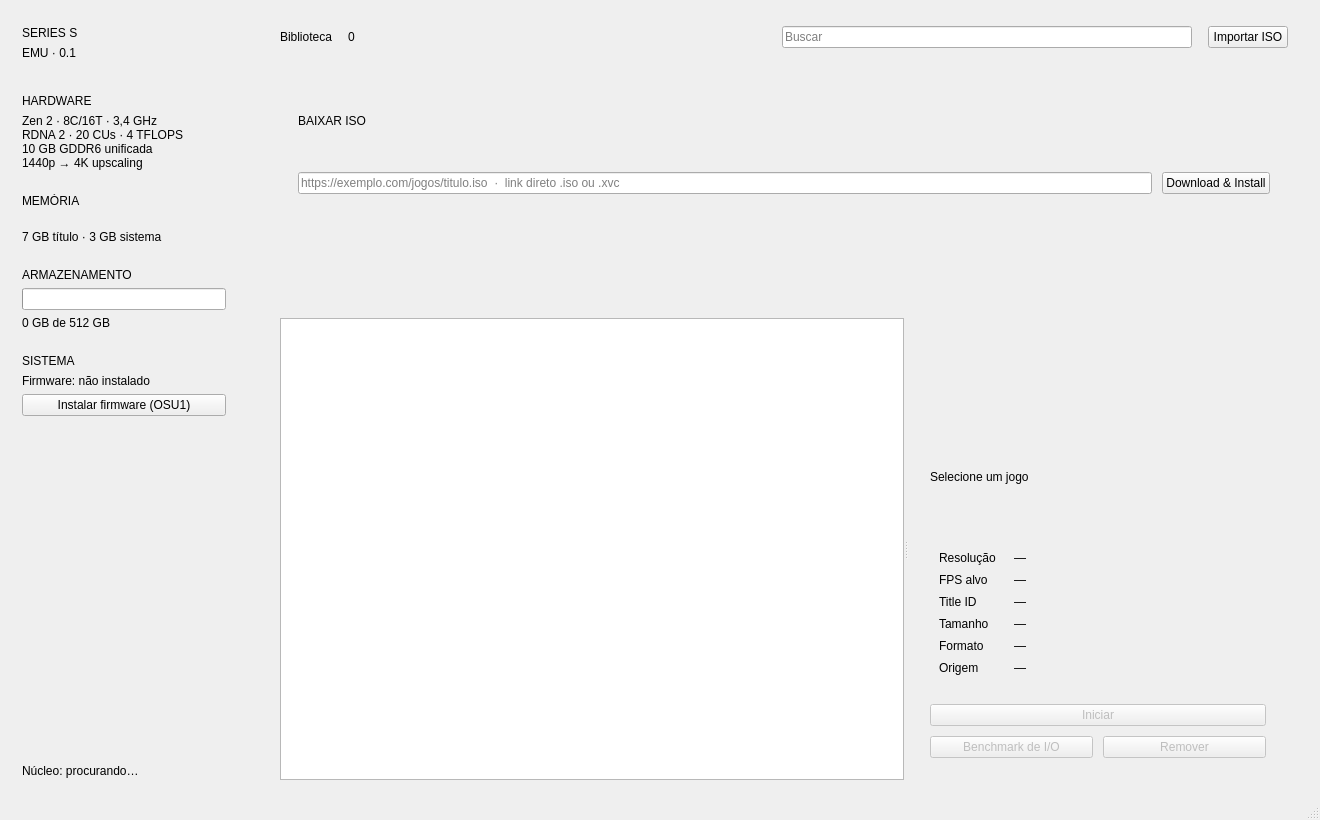
<?xml version="1.0" encoding="UTF-8"?>
<!-- SeriesS-Emu — layout da janela principal (editável no Qt Designer).
     Carregado por main_window.py via PyQt6.uic.loadUi; o estilo fica em código. -->
<ui version="4.0">
 <class>MainWindow</class>
 <widget class="QMainWindow" name="MainWindow">
  <property name="geometry"><rect><x>0</x><y>0</y><width>1320</width><height>820</height></rect></property>
  <property name="minimumSize"><size><width>1000</width><height>640</height></size></property>
  <property name="windowTitle"><string>SeriesS-Emu</string></property>
  <widget class="QWidget" name="centralwidget">
   <layout class="QHBoxLayout" name="rootLayout">
    <property name="spacing"><number>0</number></property>
    <property name="leftMargin"><number>0</number></property>
    <property name="topMargin"><number>0</number></property>
    <property name="rightMargin"><number>0</number></property>
    <property name="bottomMargin"><number>0</number></property>

    <!-- ===== Coluna do sistema ===== -->
    <item>
     <widget class="QFrame" name="rail">
      <property name="minimumSize"><size><width>248</width><height>0</height></size></property>
      <property name="maximumSize"><size><width>248</width><height>16777215</height></size></property>
      <layout class="QVBoxLayout" name="railLayout">
       <property name="spacing"><number>6</number></property>
       <property name="leftMargin"><number>22</number></property>
       <property name="topMargin"><number>26</number></property>
       <property name="rightMargin"><number>22</number></property>
       <property name="bottomMargin"><number>20</number></property>
       <item><widget class="QLabel" name="brand"><property name="text"><string>SERIES S</string></property></widget></item>
       <item><widget class="QLabel" name="brandSub"><property name="text"><string>EMU · 0.1</string></property></widget></item>
       <item>
        <spacer name="brandSpacer">
         <property name="orientation"><enum>Qt::Vertical</enum></property>
         <property name="sizeType"><enum>QSizePolicy::Fixed</enum></property>
         <property name="sizeHint" stdset="0"><size><width>10</width><height>28</height></size></property>
        </spacer>
       </item>
       <item><widget class="QLabel" name="sectionHw"><property name="text"><string>HARDWARE</string></property></widget></item>
       <item>
        <widget class="QLabel" name="hwInfo">
         <property name="wordWrap"><bool>true</bool></property>
         <property name="text"><string>Zen 2 · 8C/16T · 3,4 GHz
RDNA 2 · 20 CUs · 4 TFLOPS
10 GB GDDR6 unificada
1440p → 4K upscaling</string></property>
        </widget>
       </item>
       <item>
        <spacer name="hwSpacer">
         <property name="orientation"><enum>Qt::Vertical</enum></property>
         <property name="sizeType"><enum>QSizePolicy::Fixed</enum></property>
         <property name="sizeHint" stdset="0"><size><width>10</width><height>18</height></size></property>
        </spacer>
       </item>
       <item><widget class="QLabel" name="sectionMem"><property name="text"><string>MEMÓRIA</string></property></widget></item>
       <item><widget class="QWidget" name="memBar" native="true"><property name="minimumSize"><size><width>0</width><height>10</height></size></property></widget></item>
       <item><widget class="QLabel" name="memInfo"><property name="wordWrap"><bool>true</bool></property><property name="text"><string>7 GB título · 3 GB sistema</string></property></widget></item>
       <item>
        <spacer name="memSpacer">
         <property name="orientation"><enum>Qt::Vertical</enum></property>
         <property name="sizeType"><enum>QSizePolicy::Fixed</enum></property>
         <property name="sizeHint" stdset="0"><size><width>10</width><height>18</height></size></property>
        </spacer>
       </item>
       <item><widget class="QLabel" name="sectionSsd"><property name="text"><string>ARMAZENAMENTO</string></property></widget></item>
       <item><widget class="QProgressBar" name="ssdBar"><property name="textVisible"><bool>false</bool></property></widget></item>
       <item><widget class="QLabel" name="ssdInfo"><property name="wordWrap"><bool>true</bool></property><property name="text"><string>0 GB de 512 GB</string></property></widget></item>
       <item>
        <spacer name="ssdSpacer">
         <property name="orientation"><enum>Qt::Vertical</enum></property>
         <property name="sizeType"><enum>QSizePolicy::Fixed</enum></property>
         <property name="sizeHint" stdset="0"><size><width>10</width><height>18</height></size></property>
        </spacer>
       </item>
       <item><widget class="QLabel" name="sectionSys"><property name="text"><string>SISTEMA</string></property></widget></item>
       <item><widget class="QLabel" name="fwInfo"><property name="wordWrap"><bool>true</bool></property><property name="text"><string>Firmware: não instalado</string></property></widget></item>
       <item><widget class="QPushButton" name="btnFirmware"><property name="text"><string>Instalar firmware (OSU1)</string></property></widget></item>
       <item>
        <spacer name="railSpacer">
         <property name="orientation"><enum>Qt::Vertical</enum></property>
         <property name="sizeHint" stdset="0"><size><width>10</width><height>40</height></size></property>
        </spacer>
       </item>
       <item><widget class="QLabel" name="coreStatus"><property name="wordWrap"><bool>true</bool></property><property name="text"><string>Núcleo: procurando…</string></property></widget></item>
      </layout>
     </widget>
    </item>

    <!-- ===== Conteúdo ===== -->
    <item>
     <widget class="QFrame" name="content">
      <layout class="QVBoxLayout" name="contentLayout">
       <property name="spacing"><number>16</number></property>
       <property name="leftMargin"><number>32</number></property>
       <property name="topMargin"><number>26</number></property>
       <property name="rightMargin"><number>32</number></property>
       <property name="bottomMargin"><number>18</number></property>

       <item>
        <layout class="QHBoxLayout" name="header">
         <item><widget class="QLabel" name="pageTitle"><property name="text"><string>Biblioteca</string></property></widget></item>
         <item><widget class="QLabel" name="gameCount"><property name="text"><string>0</string></property></widget></item>
         <item>
          <spacer name="headerSpacer">
           <property name="orientation"><enum>Qt::Horizontal</enum></property>
           <property name="sizeHint" stdset="0"><size><width>40</width><height>10</height></size></property>
          </spacer>
         </item>
         <item>
          <widget class="QLineEdit" name="searchBox">
           <property name="minimumSize"><size><width>240</width><height>0</height></size></property>
           <property name="placeholderText"><string>Buscar</string></property>
           <property name="clearButtonEnabled"><bool>true</bool></property>
          </widget>
         </item>
         <item><widget class="QPushButton" name="btnImport"><property name="text"><string>Importar ISO</string></property></widget></item>
        </layout>
       </item>

       <!-- Instalar a partir de URL -->
       <item>
        <widget class="QFrame" name="installCard">
         <layout class="QVBoxLayout" name="installLayout">
          <property name="spacing"><number>10</number></property>
          <property name="leftMargin"><number>18</number></property>
          <property name="topMargin"><number>16</number></property>
          <property name="rightMargin"><number>18</number></property>
          <property name="bottomMargin"><number>16</number></property>
          <item><widget class="QLabel" name="installTitle"><property name="text"><string>BAIXAR ISO</string></property></widget></item>
          <item>
           <layout class="QHBoxLayout" name="installRow">
            <property name="spacing"><number>10</number></property>
            <item>
             <widget class="QLineEdit" name="urlInput">
              <property name="placeholderText"><string>https://exemplo.com/jogos/titulo.iso  ·  link direto .iso ou .xvc</string></property>
              <property name="clearButtonEnabled"><bool>true</bool></property>
             </widget>
            </item>
            <item><widget class="QPushButton" name="btnInstall"><property name="text"><string>Download &amp;&amp; Install</string></property></widget></item>
           </layout>
          </item>
          <item>
           <widget class="QWidget" name="installQueue" native="true">
            <layout class="QVBoxLayout" name="queueLayout">
             <property name="spacing"><number>10</number></property>
             <property name="leftMargin"><number>0</number></property>
             <property name="topMargin"><number>0</number></property>
             <property name="rightMargin"><number>0</number></property>
             <property name="bottomMargin"><number>0</number></property>
            </layout>
           </widget>
          </item>
         </layout>
        </widget>
       </item>

       <!-- Lista + detalhes -->
       <item>
        <widget class="QSplitter" name="splitter">
         <property name="orientation"><enum>Qt::Horizontal</enum></property>
         <property name="childrenCollapsible"><bool>false</bool></property>
         <widget class="QStackedWidget" name="listStack">
          <widget class="QListWidget" name="gameList"/>
          <widget class="QLabel" name="emptyState">
           <property name="alignment"><set>Qt::AlignCenter</set></property>
           <property name="wordWrap"><bool>true</bool></property>
           <property name="text"><string>Nenhum jogo instalado.</string></property>
          </widget>
         </widget>
         <widget class="QFrame" name="detailPanel">
          <property name="minimumSize"><size><width>330</width><height>0</height></size></property>
          <property name="maximumSize"><size><width>380</width><height>16777215</height></size></property>
          <layout class="QVBoxLayout" name="detailLayout">
           <property name="spacing"><number>10</number></property>
           <property name="leftMargin"><number>22</number></property>
           <property name="topMargin"><number>22</number></property>
           <property name="rightMargin"><number>22</number></property>
           <property name="bottomMargin"><number>22</number></property>
           <item><widget class="QLabel" name="detailCover"><property name="minimumSize"><size><width>0</width><height>120</height></size></property><property name="alignment"><set>Qt::AlignLeft|Qt::AlignTop</set></property></widget></item>
           <item><widget class="QLabel" name="detailTitle"><property name="wordWrap"><bool>true</bool></property><property name="text"><string>Selecione um jogo</string></property></widget></item>
           <item><widget class="QLabel" name="detailPublisher"><property name="text"><string/></property></widget></item>
           <item><widget class="QLabel" name="detailTags"><property name="wordWrap"><bool>true</bool></property><property name="text"><string/></property></widget></item>
           <item>
            <widget class="QFrame" name="specsFrame">
             <layout class="QFormLayout" name="specsLayout">
              <property name="horizontalSpacing"><number>18</number></property>
              <property name="verticalSpacing"><number>8</number></property>
              <item row="0" column="0"><widget class="QLabel" name="kRes"><property name="text"><string>Resolução</string></property></widget></item>
              <item row="0" column="1"><widget class="QLabel" name="detailResolution"><property name="text"><string>—</string></property></widget></item>
              <item row="1" column="0"><widget class="QLabel" name="kFps"><property name="text"><string>FPS alvo</string></property></widget></item>
              <item row="1" column="1"><widget class="QLabel" name="detailFps"><property name="text"><string>—</string></property></widget></item>
              <item row="2" column="0"><widget class="QLabel" name="kTid"><property name="text"><string>Title ID</string></property></widget></item>
              <item row="2" column="1"><widget class="QLabel" name="detailTitleId"><property name="text"><string>—</string></property></widget></item>
              <item row="3" column="0"><widget class="QLabel" name="kSize"><property name="text"><string>Tamanho</string></property></widget></item>
              <item row="3" column="1"><widget class="QLabel" name="detailSize"><property name="text"><string>—</string></property></widget></item>
              <item row="4" column="0"><widget class="QLabel" name="kFmt"><property name="text"><string>Formato</string></property></widget></item>
              <item row="4" column="1"><widget class="QLabel" name="detailFormat"><property name="text"><string>—</string></property></widget></item>
              <item row="5" column="0"><widget class="QLabel" name="kSrc"><property name="text"><string>Origem</string></property></widget></item>
              <item row="5" column="1"><widget class="QLabel" name="detailSource"><property name="text"><string>—</string></property></widget></item>
             </layout>
            </widget>
           </item>
           <item>
            <spacer name="detailSpacer">
             <property name="orientation"><enum>Qt::Vertical</enum></property>
             <property name="sizeHint" stdset="0"><size><width>10</width><height>10</height></size></property>
            </spacer>
           </item>
           <item><widget class="QPushButton" name="btnLaunch"><property name="text"><string>Iniciar</string></property><property name="enabled"><bool>false</bool></property></widget></item>
           <item>
            <layout class="QHBoxLayout" name="secondaryActions">
             <item><widget class="QPushButton" name="btnBench"><property name="text"><string>Benchmark de I/O</string></property><property name="enabled"><bool>false</bool></property></widget></item>
             <item><widget class="QPushButton" name="btnRemove"><property name="text"><string>Remover</string></property><property name="enabled"><bool>false</bool></property></widget></item>
            </layout>
           </item>
          </layout>
         </widget>
        </widget>
       </item>
      </layout>
     </widget>
    </item>
   </layout>
  </widget>
  <widget class="QStatusBar" name="statusbar"/>
 </widget>
 <resources/>
 <connections/>
</ui>
